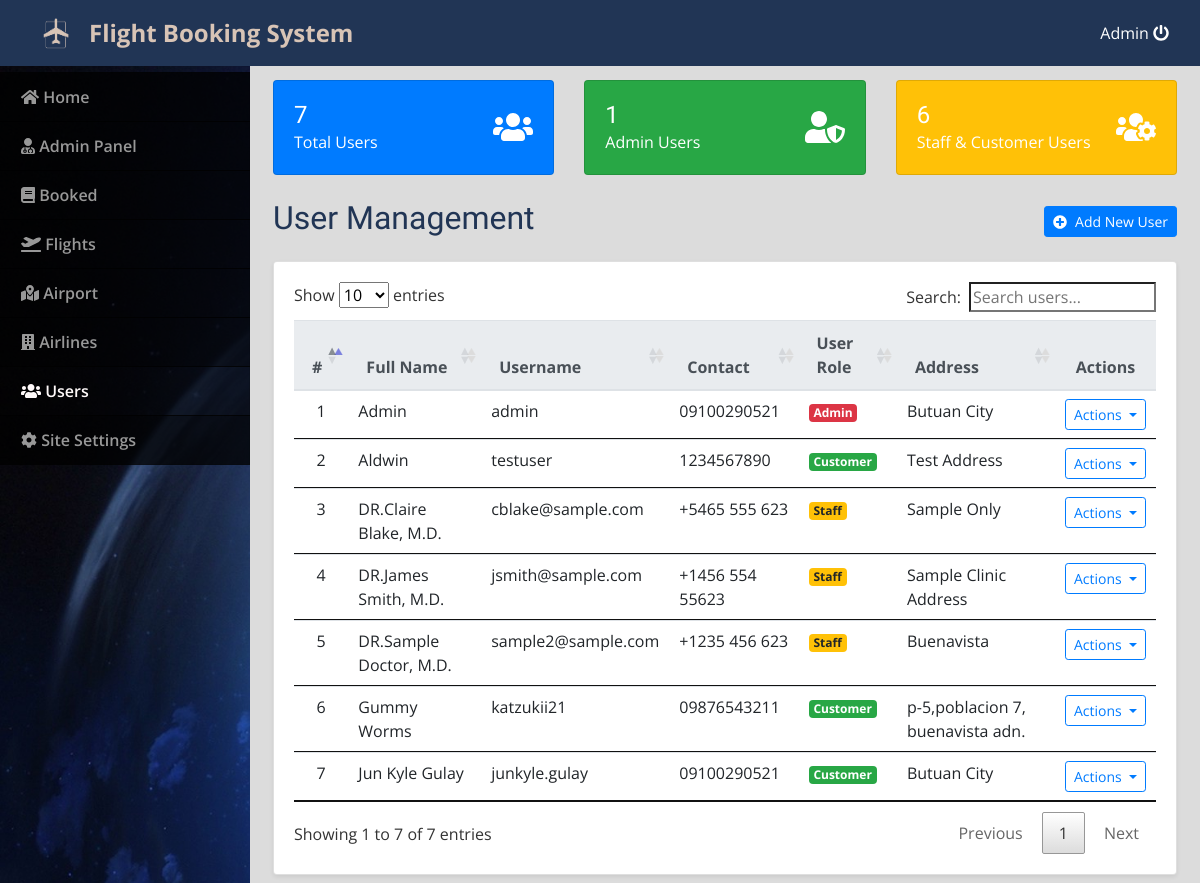
The app's page /admin/index.php?page=users (signed in) with its own data.
### tables this page shows
CREATE TABLE `users` (
  `id` bigint(30) NOT NULL,
  `user_id` bigint(30) NOT NULL,
  `name` varchar(200) NOT NULL,
  `address` text NOT NULL,
  `contact` text NOT NULL,
  `username` varchar(100) NOT NULL,
  `password` varchar(200) NOT NULL,
  `type` tinyint(1) NOT NULL DEFAULT 2 COMMENT '1=admin , 2 = staff, 3=customer'
);

### admin/users.php (the view, shortened to what this page needs)
<?php
include('db_connect.php');
function getUserCount()
{
    global $conn;
    $query = "SELECT
        COUNT(*) as total_users,
        SUM(CASE WHEN type = 1 THEN 1 ELSE 0 END) as admin_users,
        SUM(CASE WHEN type = 2 THEN 1 ELSE 0 END) as staff_users,
        SUM(CASE WHEN type = 3 THEN 1 ELSE 0 END) as customer_users
    FROM users";
    $result = $conn->query($query);
    return $result->fetch_assoc();
}
$userStats = getUserCount();
$users = $conn->query("
    SELECT
        u.*,
        CASE
            WHEN u.type = 1 THEN 'Admin'
            WHEN u.type = 2 THEN 'Staff'
            WHEN u.type = 3 THEN 'Customer'
            ELSE 'Unknown'
        END AS user_role
    FROM users u
    ORDER BY u.name ASC
");
?>
<div class="container-fluid pt-3">
    <div class="row mb-4">
        <div class="col-md-4">
            <div class="card bg-primary text-white">
                <div class="card-body">
                    <div class="d-flex justify-content-between align-items-center">
                        <div>
                            <h4 class="mb-0"><?php echo $userStats['total_users']; ?></h4>
                            <span>Total Users</span>
                        </div>
                        <i class="fa fa-users fa-2x"></i>
                    </div>
                </div>
            </div>
        </div>
        <div class="col-md-4">
            <div class="card bg-success text-white">
                <div class="card-body">
                    <div class="d-flex justify-content-between align-items-center">
                        <div>
                            <h4 class="mb-0"><?php echo $userStats['admin_users']; ?></h4>
                            <span>Admin Users</span>
                        </div>
                        <i class="fa fa-user-shield fa-2x"></i>
                    </div>
                </div>
            </div>
        </div>
        <div class="col-md-4">
            <div class="card bg-warning text-white">
                <div class="card-body">
                    <div class="d-flex justify-content-between align-items-center">
                        <div>
                            <h4 class="mb-0"><?php echo $userStats['staff_users'] + $userStats['customer_users']; ?></h4>
                            <span>Staff & Customer Users</span>
                        </div>
                        <i class="fa fa-users-cog fa-2x"></i>
                    </div>
                </div>
            </div>
        </div>
    </div>
    <div class="row mb-3">
        <div class="col-lg-12 d-flex justify-content-between align-items-center">
            <h2 class="" style="color:#213555;">User Management</h2>
            <div>
                <button class="btn btn-primary btn-sm" id="new_user">
                    <i class="fa fa-plus-circle mr-2"></i>Add New User
                </button>
            </div>
        </div>
    </div>
    <div class="card shadow-sm">
        <div class="card-body">
            <div class="table-responsive">
                <table class="table table-hover" id="userTable">
                    <thead class="thead-light">
                        <tr>
                            <th class="text-center">#</th>
                            <th>Full Name</th>
                            <th>Username</th>
                            <th>Contact</th>
                            <th>User Role</th>
                            <th>Address</th>
                            <th class="text-center">Actions</th>
                        </tr>
                    </thead>
                    <tbody>
                        <?php
                        $i = 1;
                        while ($row = $users->fetch_assoc()):
                        ?>
                            <tr>
                                <td class="text-center"><?php echo $i++ ?></td>
                                <td>
                                    <div class="d-flex align-items-center">
                                        <?php echo htmlspecialchars($row['name']) ?>
                                    </div>
                                </td>
                                <td><?php echo htmlspecialchars($row['username']) ?></td>
                                <td><?php echo htmlspecialchars($row['contact']) ?></td>
                                <td>
                                    <span class="badge
                                    <?php
                                    switch ($row['user_role']) {
                                        case 'Admin':
                                            echo 'badge-danger';
                                            break;
                                        case 'Staff':
                                            echo 'badge-warning';
                                            break;
                                        case 'Customer':
                                            echo 'badge-success';
                                            break;
                                    }
                                    ?>
                                ">
                                        <?php echo htmlspecialchars($row['user_role']) ?>
                                    </span>
                                </td>
                                <td><?php echo htmlspecialchars($row['address']) ?></td>
                                <td class="text-center">
                                    <div class="dropdown">
                                        <button class="btn btn-outline-primary btn-sm dropdown-toggle" type="button" data-toggle="dropdown">
                                            Actions
                                        </button>
                                    </div>
                                </td>
                            </tr>
                        <?php endwhile; ?>
                    </tbody>
                </table>
            </div>
        </div>
    </div>
</div>

### admin/assets/css/style.css (style rules this page uses)
body { font-family: "Open Sans", sans-serif; color: #444444; width: 100%; height: calc(100%); }
h1, h2, h3, h4, h5, h6 { font-family: "Raleway", sans-serif; }

### admin/index.php (style rules this page uses)
body { background: #80808045; }

### records on screen
users: name "Admin", username "admin", contact "09100290521", user_role "Admin", address "Butuan City"
users: name "Aldwin", username "testuser", contact "1234567890", user_role "Customer", address "Test Address"
users: name "DR.Claire Blake, M.D.", username "cblake@sample.com", contact "+5465 555 623", user_role "Staff", address "Sample Only"
users: name "DR.James Smith, M.D.", username "jsmith@sample.com", contact "+1456 554 55623", user_role "Staff", address "Sample Clinic Address"
users: name "DR.Sample Doctor, M.D.", username "sample2@sample.com", contact "+1235 456 623", user_role "Staff", address "Buenavista"
users: name "Gummy Worms", username "katzukii21", contact "09876543211", user_role "Customer", address "p-5,poblacion 7, buenavista adn."
users: name "Jun Kyle Gulay", username "junkyle.gulay", contact "09100290521", user_role "Customer", address "Butuan City"

### other values on screen
$_SESSION['login_name'] "Admin"
$userStats['total_users'] "7"
$userStats['admin_users'] "1"
$userStats['staff_users'] + $userStats['customer_users'] "6"
